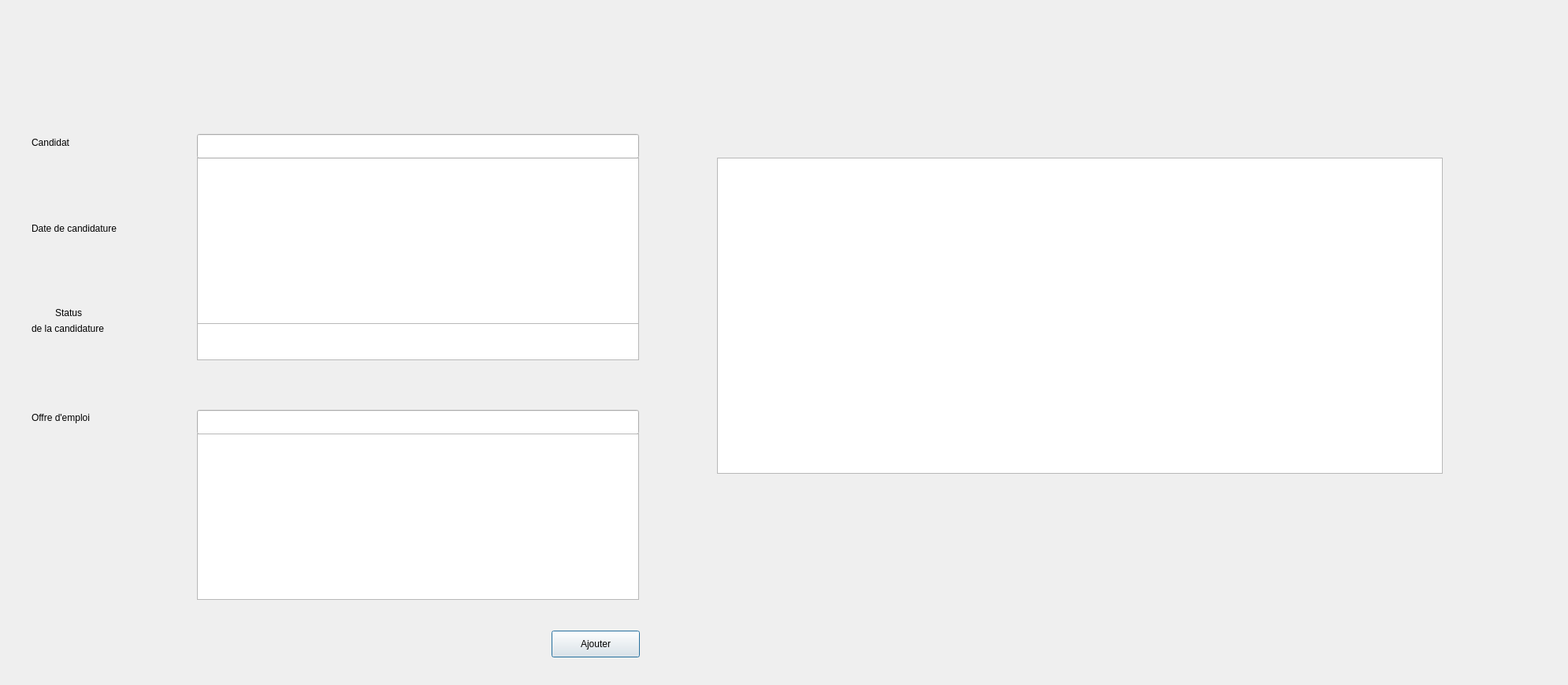
<?xml version="1.0" encoding="UTF-8"?>
<ui version="4.0">
 <class>Candidatures</class>
 <widget class="QDialog" name="Candidatures">
  <property name="enabled">
   <bool>true</bool>
  </property>
  <property name="geometry">
   <rect>
    <x>0</x>
    <y>0</y>
    <width>1990</width>
    <height>869</height>
   </rect>
  </property>
  <property name="windowTitle">
   <string>Dialog</string>
  </property>
  <widget class="QLineEdit" name="lineEdit">
   <property name="geometry">
    <rect>
     <x>250</x>
     <y>170</y>
     <width>561</width>
     <height>31</height>
    </rect>
   </property>
  </widget>
  <widget class="QListView" name="listView">
   <property name="geometry">
    <rect>
     <x>250</x>
     <y>200</y>
     <width>561</width>
     <height>211</height>
    </rect>
   </property>
  </widget>
  <widget class="QDateEdit" name="dateEdit">
   <property name="geometry">
    <rect>
     <x>250</x>
     <y>279</y>
     <width>251</width>
     <height>25</height>
    </rect>
   </property>
  </widget>
  <widget class="QTextEdit" name="textEditStatus">
   <property name="geometry">
    <rect>
     <x>250</x>
     <y>366</y>
     <width>561</width>
     <height>91</height>
    </rect>
   </property>
  </widget>
  <widget class="QLabel" name="label">
   <property name="geometry">
    <rect>
     <x>40</x>
     <y>171</y>
     <width>81</width>
     <height>20</height>
    </rect>
   </property>
   <property name="text">
    <string>Candidat</string>
   </property>
  </widget>
  <widget class="QLabel" name="label_2">
   <property name="geometry">
    <rect>
     <x>40</x>
     <y>280</y>
     <width>181</width>
     <height>20</height>
    </rect>
   </property>
   <property name="text">
    <string>Date de candidature</string>
   </property>
  </widget>
  <widget class="QLabel" name="label_3">
   <property name="geometry">
    <rect>
     <x>70</x>
     <y>376</y>
     <width>61</width>
     <height>41</height>
    </rect>
   </property>
   <property name="text">
    <string>Status</string>
   </property>
  </widget>
  <widget class="QLabel" name="label_4">
   <property name="geometry">
    <rect>
     <x>40</x>
     <y>396</y>
     <width>181</width>
     <height>41</height>
    </rect>
   </property>
   <property name="text">
    <string>de la candidature</string>
   </property>
  </widget>
  <widget class="QTableView" name="tableView">
   <property name="geometry">
    <rect>
     <x>910</x>
     <y>200</y>
     <width>921</width>
     <height>401</height>
    </rect>
   </property>
  </widget>
  <widget class="QPushButton" name="Ajouter_candidature">
   <property name="geometry">
    <rect>
     <x>700</x>
     <y>800</y>
     <width>112</width>
     <height>34</height>
    </rect>
   </property>
   <property name="text">
    <string>Ajouter</string>
   </property>
  </widget>
  <widget class="QLabel" name="label_5">
   <property name="geometry">
    <rect>
     <x>40</x>
     <y>520</y>
     <width>111</width>
     <height>20</height>
    </rect>
   </property>
   <property name="text">
    <string>Offre d'emploi</string>
   </property>
  </widget>
  <widget class="QLineEdit" name="lineEdit_2">
   <property name="geometry">
    <rect>
     <x>250</x>
     <y>520</y>
     <width>561</width>
     <height>31</height>
    </rect>
   </property>
  </widget>
  <widget class="QListView" name="listView_2">
   <property name="geometry">
    <rect>
     <x>250</x>
     <y>550</y>
     <width>561</width>
     <height>211</height>
    </rect>
   </property>
  </widget>
  <zorder>textEditStatus</zorder>
  <zorder>dateEdit</zorder>
  <zorder>listView</zorder>
  <zorder>lineEdit</zorder>
  <zorder>label</zorder>
  <zorder>label_2</zorder>
  <zorder>label_3</zorder>
  <zorder>label_4</zorder>
  <zorder>tableView</zorder>
  <zorder>Ajouter_candidature</zorder>
  <zorder>label_5</zorder>
  <zorder>lineEdit_2</zorder>
  <zorder>listView_2</zorder>
 </widget>
 <resources/>
 <connections/>
</ui>
